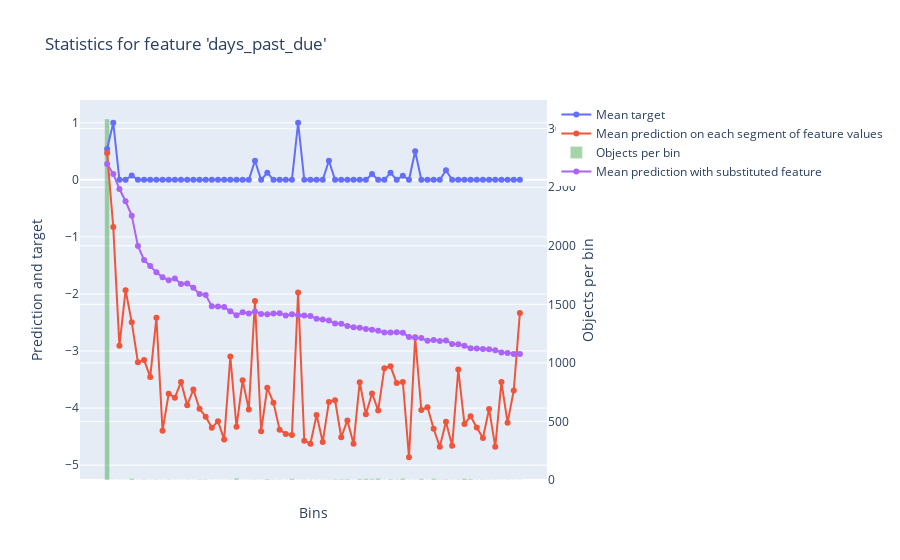

The cell this chart's notebook holds for it:
### Code cell
feature = 'days_past_due'
res = model.calc_feature_statistics(X_train, y_train, feature, plot=True)
